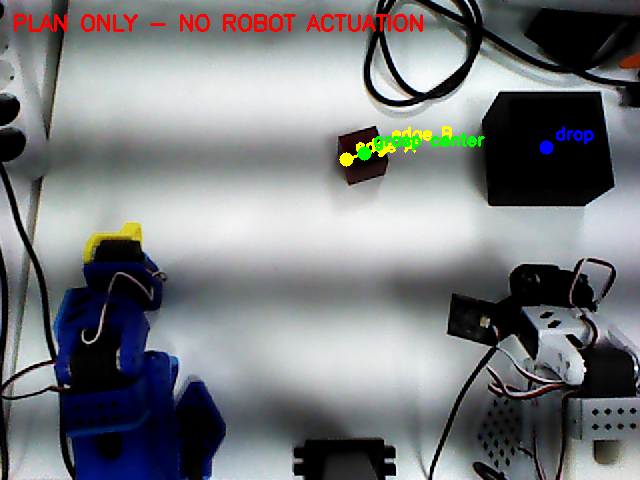
#> input picture custom_scripts/vision_pick_place/click_pick_place_safe/latest_plan.png, 640 x 480 px, given in place of the camera
$ python wrist_visual_servo_preview.py
#> lines starting #> are read from the running program, lines starting #| are printed output that depends on the picture; after the words box and inside, x2 and y2 are one past the last pixel; in counts of white or black regions, pixels touching at a corner belong together
#> (reads custom_scripts/vision_pick_place/homography.json from the repository)
#> (reads custom_scripts/vision_pick_place/click_pick_place_safe/wrist_jaw_center.json from the repository)
#> in main, frame is the input picture: shape (480, 640, 3); mean B, G, R 124.3, 121.9, 119.3
### custom_scripts/vision_pick_place/task_red_cube_to_bin/perception.py
"""Object detection and 3D-ish coordinate estimation.

Per the spec's §4: HSV color segmentation is the primary method (no GPU/
training data needed, low latency, very stable for a single solid-color
object) - the interface (`Detection`, `detect_red_cube`, `detect_black_bin`,
each taking a raw BGR frame and returning a `Detection | None`) is deliberately
narrow so a YOLO-based implementation could be swapped in later without
touching any caller, if HSV's real failure mode (lighting sensitivity, or a
same-colored object in frame) ever proves worse in practice than it has been
today. It was tried today (YOLO-World, zero-shot, no training data available)
and performed worse than this HSV+shape approach on the actual objects in
this workspace - see this task's design notes.

Coordinate estimation is NOT a full pixel+depth -> camera-frame 3D point ->
base-frame transform via a proper 6-DOF T_cam_to_base extrinsic - that would
need a real hand-eye calibration (ArUco/checkerboard + cv2.calibrateHandEye),
which doesn't exist yet. What's used instead, and what's actually validated
against real hardware:
  - xy: a 2D homography (Astra RGB pixel -> robot-base xy on the table
    plane), from calibrate_camera.py's touch-point calibration
    (homography.json). Only valid for objects sitting on the table plane -
    which is exactly this task.
  - z: not from Astra depth's absolute reading at all (no camera-to-base
    transform to turn that into a base-frame coordinate) - instead a HEIGHT
    DELTA (table depth reading minus cube depth reading, both from Astra),
    which needs no extrinsics to be useful, added on top of the
    independently-measured TABLE_Z.
This is a coarse guess only - FINE_SERVO (see task_state_machine.py) is what
actually gets the gripper precisely onto the object, using the wrist camera
in closed loop, not trusting this estimate's absolute accuracy.
"""

from __future__ import annotations

import json
import os
import time
from dataclasses import dataclass

import cv2
import numpy as np

import config


@dataclass
class Detection:
    cx: float  # pixel x of the object's centroid
    cy: float  # pixel y of the object's centroid
    area: float
    bbox: tuple[int, int, int, int]  # x, y, w, h


class PublishedFrameSource:
    """Reads whatever camera_hub.py/astra_s_live.py last published to `path`
    instead of opening the camera device itself (see this module's docstring
    on why). Same cv2.VideoCapture-shaped isOpened()/read()/release() so it
    can substitute for one."""

    def __init__(self, path: str, stale_timeout_s: float = config.FRAME_STALE_TIMEOUT_S):
        self.path = path
        self.stale_timeout_s = stale_timeout_s

    def _fresh(self) -> bool:
        return os.path.exists(self.path) and (time.time() - os.path.getmtime(self.path)) < self.stale_timeout_s

    def isOpened(self) -> bool:
        return self._fresh()

    # [5 lines left out: function read, not called in this run]

    def release(self) -> None:
        pass


# [26 lines left out: function is_frame_corrupted, not called in this run]


def _best_candidate(contours, min_area, max_area, min_solidity, aspect_range):
    """Largest contour passing an area range + shape filter (solidity,
    aspect ratio) - not just the largest same-colored blob, so a hand/arm/
    cable in frame can't out-vote the real object. See config.py's
    MIN_CUBE_SOLIDITY comment for how these thresholds were tuned against a
    real miss."""
    best, best_area = None, 0.0
    for c in contours:
        area = cv2.contourArea(c)
        if area < min_area or area > max_area:
            continue
        hull_area = cv2.contourArea(cv2.convexHull(c))
        if hull_area <= 0 or (area / hull_area) < min_solidity:
            continue
        _, _, w, h = cv2.boundingRect(c)
        if h == 0 or not (aspect_range[0] <= (w / h) <= aspect_range[1]):
            continue
        if area > best_area:
            best, best_area = c, area
    return best, best_area


def _detect(bgr_frame, lower_ranges_upper, min_area, max_area_frac, min_solidity, aspect_range, kernel_size):
#> called with min_area = 200, max_area_frac = 0.5, min_solidity = 0.65, aspect_range = (0.4, 2.5), kernel_size = 5
    hsv = cv2.cvtColor(bgr_frame, cv2.COLOR_BGR2HSV)
#> hsv: shape (480, 640, 3); mean H, S, V 75.9, 37.1, 130.3
    mask = None
    for lower, upper in lower_ranges_upper:
        m = cv2.inRange(hsv, lower, upper)
        mask = m if mask is None else cv2.bitwise_or(mask, m)
#> this loop made 2 passes
#> pass 1, in _detect, `m = cv2.inRange(hsv, lower, upper)`:
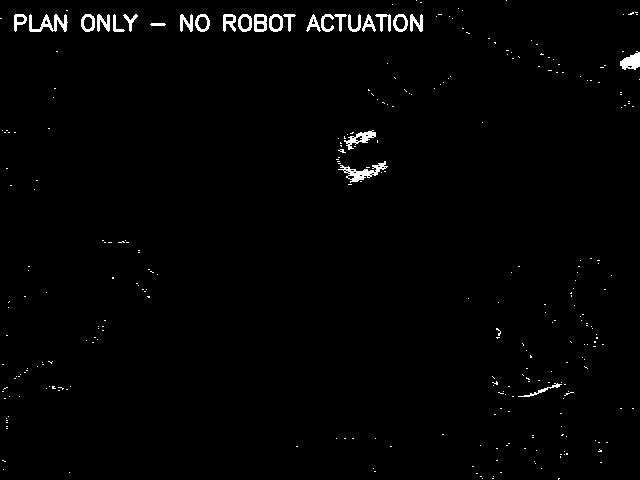
#> m: shape (480, 640); 1.4% white; 304 white regions (278 under 20 px), largest, box (x1, y1, x2, y2) and area: (338, 161, 388, 183) 353, (29, 14, 68, 32) 317, (620, 51, 640, 70) 245
#> pass 2, in _detect, `m = cv2.inRange(hsv, lower, upper)`:
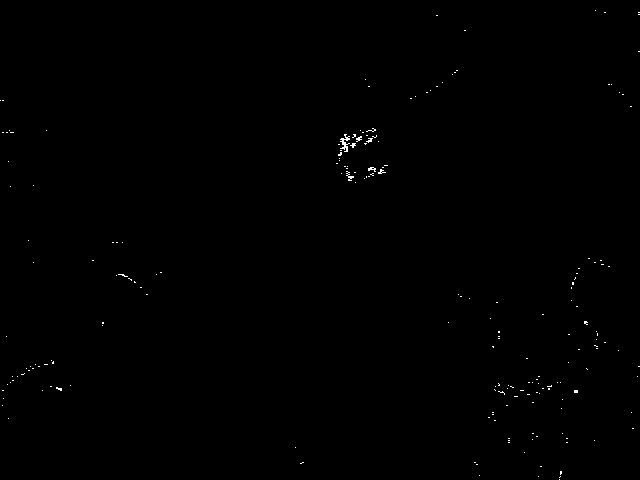
#> m: shape (480, 640); 0.21% white in thin lines or dots
#> pass 2, in _detect, `mask = m if mask is None else cv2.bitwise_or(mask, m)`:
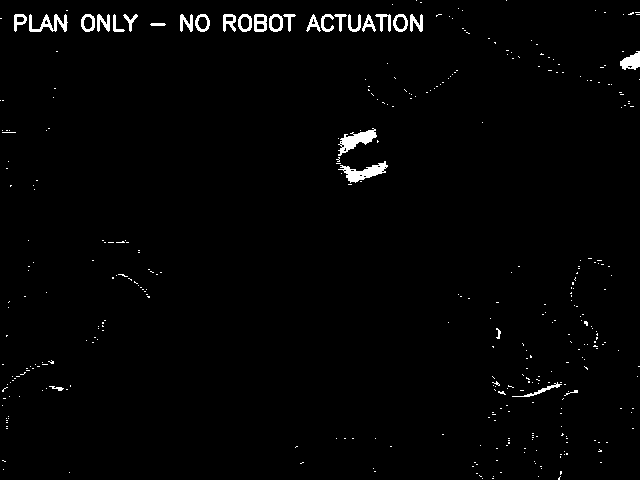
#> mask: shape (480, 640); 1.6% white; 373 white regions (344 under 20 px), largest, box (x1, y1, x2, y2) and area: (338, 161, 388, 183) 457, (338, 128, 377, 156) 455, (29, 14, 68, 32) 317
    kernel = np.ones((kernel_size, kernel_size), np.uint8)
    mask = cv2.morphologyEx(mask, cv2.MORPH_OPEN, kernel)
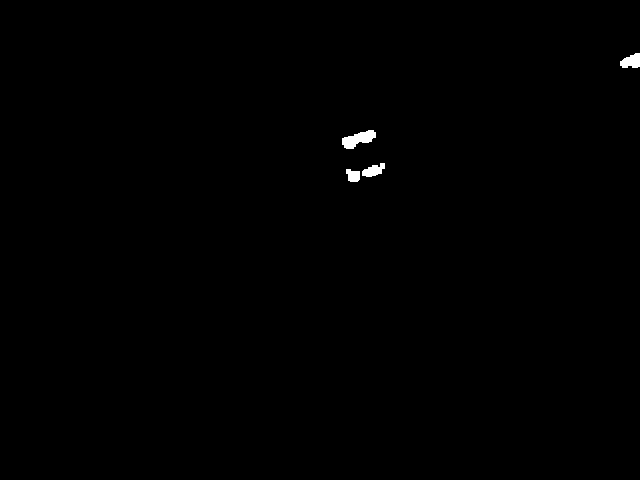
#> mask: shape (480, 640); 0.3% white; 4 white regions, box (x1, y1, x2, y2) and area: (342, 130, 376, 149) 369, (620, 53, 640, 68) 222, (362, 163, 385, 177) 199, (346, 169, 360, 182) 143
    mask = cv2.morphologyEx(mask, cv2.MORPH_CLOSE, kernel)
#> mask: shape (480, 640); 0.31% white; 3 white regions

    contours, _ = cv2.findContours(mask, cv2.RETR_EXTERNAL, cv2.CHAIN_APPROX_SIMPLE)
#> contours = 3 contours; box (x1, y1, x2, y2) and area: (342, 130, 376, 149) 328, (346, 163, 385, 182) 304, (620, 53, 640, 68) 202
    if not contours:
        return None
    c, area = _best_candidate(contours, min_area, config.FRAME_AREA_HINT * max_area_frac, min_solidity, aspect_range)
#> the loop in _best_candidate, `for c in contours:` made 3 passes
#> (area, hull_area, w, h, best_area) on passes 1 to 2: (304, 444.5, 39, 19, 304), (328, 392, 34, 19, 328)
#> (area, hull_area, w, h) on pass 3: (202, 212, 20, 15)
#> after the loop in _best_candidate, `for c in contours:`: best = contour of 40 points, box (x1, y1, x2, y2) (342, 130, 376, 149), area 328; best_area = 328
#> c has the same summary as best in _best_candidate; area = 328
    if c is None:
        return None
    m = cv2.moments(c)
#> m = moments, m00 328, centre m10/m00, m01/m00 = (358, 138.7)
    if m["m00"] == 0:
        return None
    bbox = cv2.boundingRect(c)
#> bbox = (342, 130, 34, 19)
    return Detection(cx=m["m10"] / m["m00"], cy=m["m01"] / m["m00"], area=area, bbox=bbox)


def detect_red_cube(bgr_frame: np.ndarray) -> Detection | None:
    return _detect(
        bgr_frame,
        [(config.LOWER_RED_1, config.UPPER_RED_1), (config.LOWER_RED_2, config.UPPER_RED_2)],
        config.MIN_CUBE_CONTOUR_AREA, config.MAX_CUBE_AREA_FRAC, config.MIN_CUBE_SOLIDITY, config.CUBE_ASPECT_RANGE,
        kernel_size=5,
    )


# [7 lines left out: function detect_black_bin, not called in this run]


def _load_homography() -> np.ndarray | None:
    if not config.HOMOGRAPHY_PATH.exists():
        return None
    with open(config.HOMOGRAPHY_PATH) as f:
        data = json.load(f)
    return np.array(data["homography"], dtype=float)


_HOMOGRAPHY = _load_homography()


# [60 lines left out: functions estimate_xy_from_astra, estimate_cube_height_m, not called in this run]

### custom_scripts/vision_pick_place/click_pick_place_safe/wrist_visual_servo_preview.py
"""Camera-only preview of wrist visual-servo error; no robot actuation."""

from __future__ import annotations

import json
import sys
from pathlib import Path

import cv2

SAFE_DIR = Path(__file__).resolve().parent
TASK_DIR = SAFE_DIR.parent / "task_red_cube_to_bin_new_gripper"
sys.path.insert(0, str(TASK_DIR))

from perception import detect_black_bin, detect_red_cube  # noqa: E402, I001


WINDOW = "Wrist visual-servo preview - camera only"
DEVICE_INDEX = 4


def main() -> int:
    """Overlay detection-to-jaw pixel error for manual visual validation."""
    jaw_center = tuple(json.loads((SAFE_DIR / "wrist_jaw_center.json").read_text())["jaw_center_px"])
    camera = cv2.VideoCapture(DEVICE_INDEX, cv2.CAP_V4L2)
    camera.set(cv2.CAP_PROP_FRAME_WIDTH, 640)
    camera.set(cv2.CAP_PROP_FRAME_HEIGHT, 480)
    if not camera.isOpened():
        raise RuntimeError("Cannot open /dev/video4")
    target_name, detector = "red cube", detect_red_cube
    try:
        cv2.namedWindow(WINDOW, cv2.WINDOW_NORMAL)
        cv2.resizeWindow(WINDOW, 960, 720)
        while True:
            ok, frame = camera.read()
            if not ok or frame is None:
                continue
            det = detector(frame)
            canvas = frame.copy()
            cv2.drawMarker(canvas, jaw_center, (0, 255, 255), cv2.MARKER_CROSS, 22, 2)
            if det is not None:
                point = (round(det.cx), round(det.cy))
#> point = (358, 139)
                dx, dy = point[0] - jaw_center[0], point[1] - jaw_center[1]
#> dx = 120; dy = -221
                cv2.circle(canvas, point, 7, (0, 255, 0), -1)
                cv2.line(canvas, jaw_center, point, (0, 255, 0), 2)
                cv2.putText(canvas, f"error: dx={dx}px dy={dy}px", (10, 58), cv2.FONT_HERSHEY_SIMPLEX, 0.62, (0, 255, 0), 2)
            else:
                cv2.putText(canvas, "target not detected", (10, 58), cv2.FONT_HERSHEY_SIMPLEX, 0.62, (0, 0, 255), 2)
            cv2.putText(canvas, f"target={target_name}; 1=red cube, 2=black box, q/ESC=close", (10, 30), cv2.FONT_HERSHEY_SIMPLEX, 0.52, (0, 255, 255), 2)
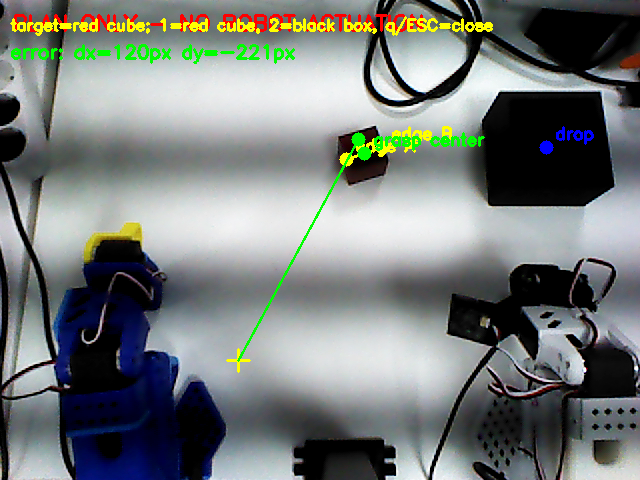
#> canvas: shape (480, 640, 3); mean B, G, R 122.4, 124.5, 119.2
            cv2.imshow(WINDOW, canvas)
            key = cv2.waitKey(25) & 0xFF
#> (key q is pressed here)
            if key in (27, ord("q")):
                return 0
            if key == ord("1"):
                target_name, detector = "red cube", detect_red_cube
            if key == ord("2"):
                target_name, detector = "black box", detect_black_bin
    finally:
        camera.release()
        cv2.destroyAllWindows()


if __name__ == "__main__":
    raise SystemExit(main())
#> (the program exits here)
